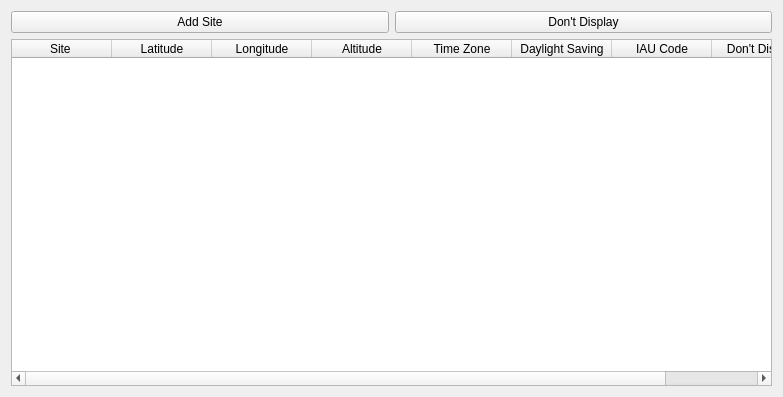
<?xml version="1.0" encoding="UTF-8"?>
<ui version="4.0">
 <class>Form</class>
 <widget class="QWidget" name="Form">
  <property name="geometry">
   <rect>
    <x>0</x>
    <y>0</y>
    <width>783</width>
    <height>397</height>
   </rect>
  </property>
  <property name="windowTitle">
   <string>Form</string>
  </property>
  <layout class="QGridLayout" name="gridLayout">
   <item row="1" column="0" rowspan="3" colspan="2">
    <widget class="QTableWidget" name="tableWidget">
     <property name="editTriggers">
      <set>QAbstractItemView::NoEditTriggers</set>
     </property>
     <property name="showDropIndicator" stdset="0">
      <bool>false</bool>
     </property>
     <property name="alternatingRowColors">
      <bool>true</bool>
     </property>
     <property name="selectionMode">
      <enum>QAbstractItemView::SingleSelection</enum>
     </property>
     <property name="selectionBehavior">
      <enum>QAbstractItemView::SelectRows</enum>
     </property>
     <property name="sortingEnabled">
      <bool>true</bool>
     </property>
     <column>
      <property name="text">
       <string>Site </string>
      </property>
     </column>
     <column>
      <property name="text">
       <string>Latitude</string>
      </property>
     </column>
     <column>
      <property name="text">
       <string>Longitude</string>
      </property>
     </column>
     <column>
      <property name="text">
       <string>Altitude</string>
      </property>
     </column>
     <column>
      <property name="text">
       <string>Time Zone</string>
      </property>
     </column>
     <column>
      <property name="text">
       <string>Daylight Saving</string>
      </property>
     </column>
     <column>
      <property name="text">
       <string>IAU Code</string>
      </property>
     </column>
     <column>
      <property name="text">
       <string>Don't Display</string>
      </property>
     </column>
    </widget>
   </item>
   <item row="0" column="0">
    <widget class="QPushButton" name="pushButtonAddSite">
     <property name="sizePolicy">
      <sizepolicy hsizetype="Minimum" vsizetype="Fixed">
       <horstretch>0</horstretch>
       <verstretch>0</verstretch>
      </sizepolicy>
     </property>
     <property name="text">
      <string>Add Site</string>
     </property>
    </widget>
   </item>
   <item row="0" column="1">
    <widget class="QPushButton" name="pushButtonDontDisplay">
     <property name="sizePolicy">
      <sizepolicy hsizetype="Minimum" vsizetype="Fixed">
       <horstretch>0</horstretch>
       <verstretch>0</verstretch>
      </sizepolicy>
     </property>
     <property name="text">
      <string>Don't Display</string>
     </property>
    </widget>
   </item>
  </layout>
 </widget>
 <resources/>
 <connections/>
</ui>
